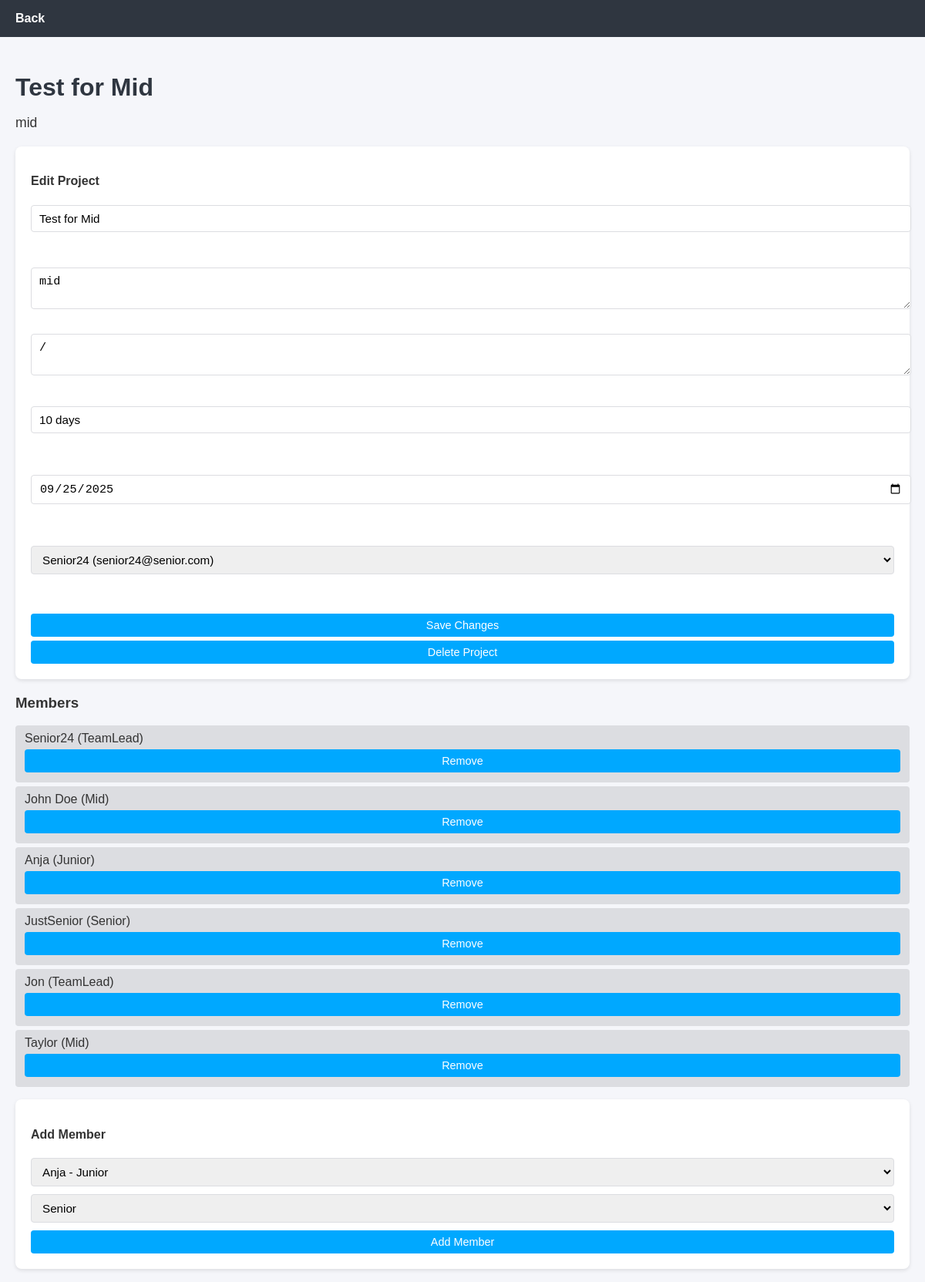
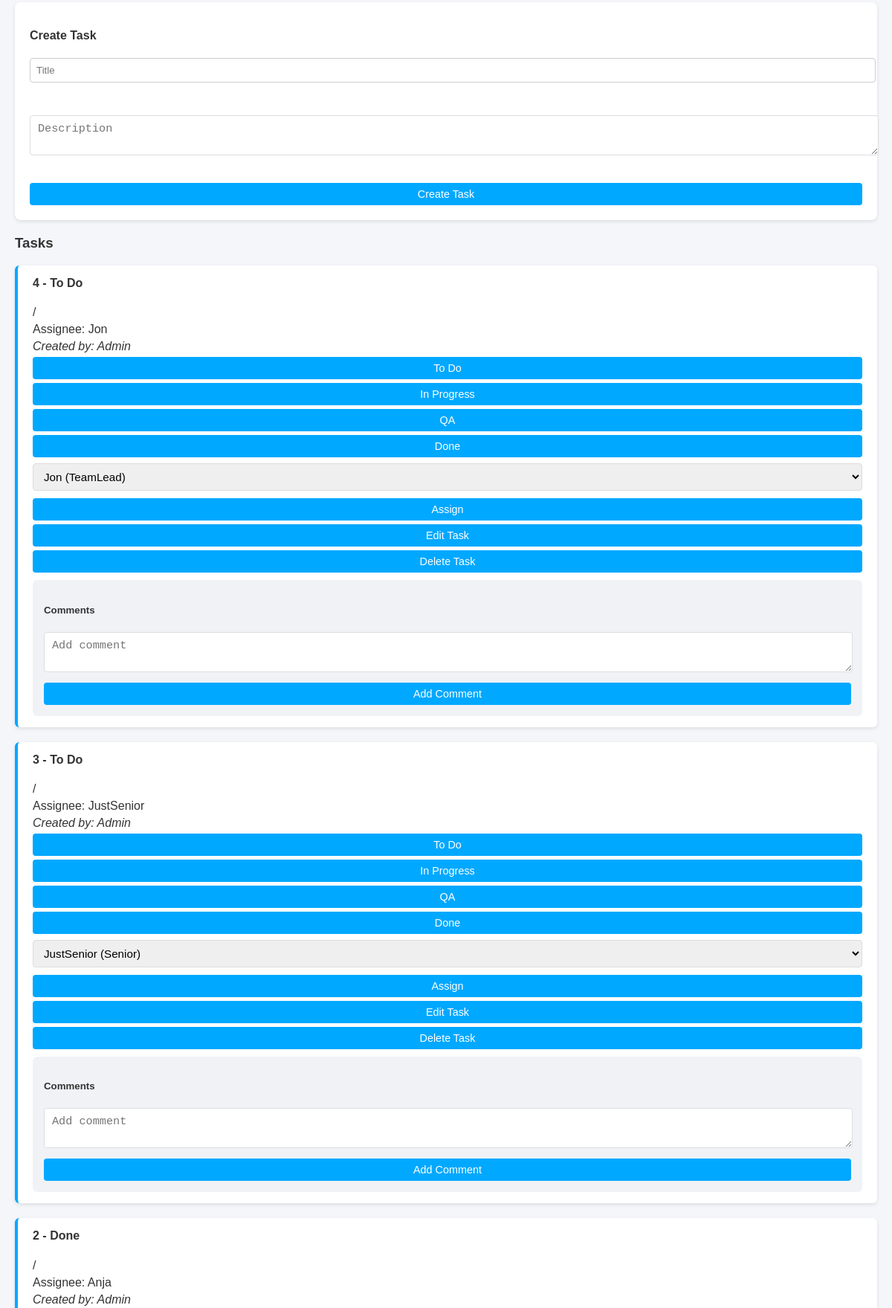
The page /project_view.php?id=9 (signed in, upper part) on the database its author committed (2 pictures, top to bottom).
### tables this page shows
CREATE TABLE `projects` (
  `id` int(11) NOT NULL,
  `title` varchar(255) NOT NULL,
  `description` text DEFAULT NULL,
  `requirements` text DEFAULT NULL,
  `estimated_time` varchar(100) DEFAULT NULL,
  `team_lead_id` int(11) DEFAULT NULL,
  `status` enum('Active','Done','Expired') DEFAULT 'Active',
  `deadline` date DEFAULT NULL,
  `created_at` timestamp NOT NULL DEFAULT current_timestamp()
);

CREATE TABLE `project_members` (
  `id` int(11) NOT NULL,
  `project_id` int(11) NOT NULL,
  `user_id` int(11) NOT NULL,
  `role_in_team` enum('Senior','Mid','Junior') DEFAULT NULL,
  `added_at` timestamp NOT NULL DEFAULT current_timestamp()
);

CREATE TABLE `users` (
  `id` int(11) NOT NULL,
  `name` varchar(100) NOT NULL,
  `email` varchar(150) NOT NULL,
  `password` varchar(255) NOT NULL,
  `level` enum('Admin','TeamLead','Senior','Mid','Junior') NOT NULL DEFAULT 'Junior',
  `approved` tinyint(1) NOT NULL DEFAULT 0,
  `created_at` timestamp NOT NULL DEFAULT current_timestamp()
);

CREATE TABLE `tasks` (
  `id` int(11) NOT NULL,
  `project_id` int(11) NOT NULL,
  `title` varchar(255) NOT NULL,
  `description` text DEFAULT NULL,
  `created_by` int(11) DEFAULT NULL,
  `status` varchar(50) DEFAULT 'To Do',
  `assigned_to` int(11) DEFAULT NULL,
  `created_at` timestamp NOT NULL DEFAULT current_timestamp(),
  `updated_at` timestamp NULL DEFAULT NULL
);

### src/controllers/projects.php (called while the page is built, shortened)
<?php
require_once __DIR__.'/../db.php';
require_once __DIR__.'/../middleware.php';
function getProjectById($id){ global $pdo;
    $stmt=$pdo->prepare("SELECT p.*, u.name as team_lead_name FROM projects p LEFT JOIN users u ON p.team_lead_id = u.id WHERE p.id = ?");
    $stmt->execute([$id]); return $stmt->fetch(); }

### src/auth.php (called while the page is built, shortened)
<?php
function currentUser(){
    return $_SESSION['user'] ?? null; }
function isAdmin(){
    $u=currentUser();
    return $u && $u['level']==='Admin'; }

### src/middleware.php (called while the page is built, shortened)
<?php
require_once __DIR__.'/auth.php';
require_once __DIR__.'/db.php';
function isProjectTeamLead($projectId,$userId){
    global $pdo;
    $stmt=$pdo->prepare("SELECT team_lead_id FROM projects WHERE id = ?");
    $stmt->execute([$projectId]);
    $lead=$stmt->fetchColumn();
    return $lead && ((int)$lead === (int)$userId || isAdmin()); }

### public/project_view.php (the view, shortened to what this page needs)
<?php
require_once __DIR__.'/../src/auth.php';
require_once __DIR__.'/../src/controllers/projects.php';
require_once __DIR__.'/../src/db.php';
$user=currentUser();
$pid = $_GET['id'] ?? null;
$project = getProjectById($pid);
$stmt=$pdo->prepare('
    SELECT t.*,
           u.name as assignee_name,
           c.name as creator_name
    FROM tasks t
    LEFT JOIN users u ON t.assigned_to = u.id
    LEFT JOIN users c ON t.created_by = c.id
    WHERE t.project_id = ?
    ORDER BY t.created_at DESC
');
$stmt->execute([$pid]);
$tasks=$stmt->fetchAll();
$stmt=$pdo->prepare('SELECT pm.*, u.name, u.level
                     FROM project_members pm
                     JOIN users u ON pm.user_id = u.id
                     WHERE pm.project_id = ?');
$stmt->execute([$pid]);
$members=$stmt->fetchAll();
if (!empty($project['team_lead_id'])) {
    $teamLeadExists = false;
    if (!$teamLeadExists) {
        $stmt = $pdo->prepare("SELECT id, name, level FROM users WHERE id=?");
        $stmt->execute([$project['team_lead_id']]);
        $teamLead = $stmt->fetch();
        if ($teamLead) {
            array_unshift($members, [
                'user_id' => $teamLead['id'],
                'name' => $teamLead['name'],
                'level' => $teamLead['level']
            ]);
        }
    }
}
$allUsers = $pdo->query('SELECT id,name,level FROM users WHERE approved=1')->fetchAll();
?>
<!doctype html>
<html>
<head>
    <link rel='stylesheet' href='css/styles.css'>
</head>
<body>
<header><a href='dashboard.php'>Back</a></header>
<main>
<h2 id="project_title"><?=htmlspecialchars($project['title'])?></h2>
<p id="project_description"><?=nl2br(htmlspecialchars($project['description'] ?? ''))?></p>
<?php if(isAdmin()): ?>
<section>
    <h4>Edit Project</h4>
    <input type="text" id="edit_title" value="<?=htmlspecialchars($project['title'])?>"><br><br>
    <textarea id="edit_description"><?=htmlspecialchars($project['description'])?></textarea><br><br>
    <textarea id="edit_requirements"><?=htmlspecialchars($project['requirements'])?></textarea><br><br>
    <input type="text" id="edit_estimated_time" value="<?=htmlspecialchars($project['estimated_time'])?>"><br><br>
    <input type="date" id="edit_deadline" value="<?=htmlspecialchars($project['deadline'])?>"><br><br>
    <select id="edit_team_lead">
      <?php
      $teamLeads = $pdo->query("SELECT * FROM users WHERE level='TeamLead' AND approved=1")->fetchAll();
      foreach($teamLeads as $tl){
          $sel = ($tl['id']==$project['team_lead_id'])?'selected':'';
          echo "<option value='{$tl['id']}' $sel>".htmlspecialchars($tl['name'])." ({$tl['email']})</option>";
      }
      ?>
    </select><br><br>
    <button onclick="editProject(<?=$pid?>)">Save Changes</button>
    <button onclick="deleteProject(<?=$pid?>)">Delete Project</button>
</section>
<?php endif; ?>
<h3>Members</h3>
<ul>
<?php foreach($members as $m): ?>
    <li>
      <?=htmlspecialchars($m['name'])?> (<?=htmlspecialchars($m['level'])?>)
      <?php
      if(isAdmin() || (isProjectTeamLead($pid,$user['id']) && $m['level'] !== 'TeamLead')): ?>
    <button onclick="removeMember(<?=$pid?>, <?=$m['user_id']?>)">Remove</button>
    <?php endif; ?>
    </li>
<?php endforeach; ?>
</ul>
<?php if(isProjectTeamLead($pid,$user['id']) || isAdmin()): ?>
<section>
<h4>Add Member</h4>
<select id='add_user'>
  <?php foreach($allUsers as $au): ?>
    <option value='<?=$au['id']?>'><?=htmlspecialchars($au['name'].' - '.$au['level'])?></option>
  <?php endforeach; ?>
</select>
<select id='add_role'>
  <option>Senior</option><option>Mid</option><option>Junior</option>
</select>
<button onclick="addMember(<?=$pid?>)">Add Member</button>
</section>
<section>
<h4>Create Task</h4>
<input id='task_title' placeholder='Title'><br><br>
<textarea id='task_desc' placeholder='Description'></textarea><br><br>
<button onclick="createTask(<?=$pid?>)">Create Task</button>
</section>
<?php endif; ?>
<h3>Tasks</h3>
<?php
$userLevel = $user['level'];
foreach($tasks as $t):
?>
<div class='task' id="task_<?=$t['id']?>">
  <h4><?=htmlspecialchars($t['title'])?> - <?=$t['status']?></h4>
  <p><?=nl2br(htmlspecialchars($t['description']))?></p>
  <p>Assignee: <?=htmlspecialchars($t['assignee_name'] ?? 'Unassigned')?></p>
  <p><i>Created by: <?=htmlspecialchars($t['creator_name'] ?? 'Unknown')?></i></p>
  <div>
    <?php
$assigneeLevel = $t['assigned_to'] ? null : null;
foreach ($members as $m) {
    if ($m['user_id'] == $t['assigned_to']) {
        $assigneeLevel = $m['level'];
        break;
    }
}
$canChangeStatus = false;
if (in_array($userLevel, ['TeamLead','Admin','Senior'])) {
    $canChangeStatus = true;
} elseif ($userLevel === 'Mid') {
    if ($assigneeLevel === 'Junior' || $t['assigned_to'] == $user['id']) {
        $canChangeStatus = true;
    }
}
?>
<?php if($canChangeStatus): ?>
    <button onclick="changeStatus(<?=$t['id']?>,'To Do')">To Do</button>
    <button onclick="changeStatus(<?=$t['id']?>,'In Progress')">In Progress</button>
    <button onclick="changeStatus(<?=$t['id']?>,'QA')">QA</button>
    <button onclick="changeStatus(<?=$t['id']?>,'Done')">Done</button>
<?php endif; ?>
    <?php if(in_array($userLevel,['TeamLead','Admin','Senior','Mid'])): ?>
      <select id='assign_<?=$t['id']?>'>
        <?php foreach($members as $m): ?>
          <?php
            $mLevel = $m['level'];
          ?>
          <option value='<?=$m['user_id']?>' <?=($t['assigned_to']==$m['user_id'])?'selected':''?>><?=htmlspecialchars($m['name'].' ('.$mLevel.')')?></option>
        <?php endforeach; ?>
      </select>
      <button onclick="assignTask(<?=$t['id']?>, document.getElementById('assign_<?=$t['id']?>').value)">Assign</button>
    <?php endif; ?>
    <?php if(isAdmin()|| isProjectTeamLead($pid, $user['id'])): ?>
      <button onclick="editTaskPrompt(<?=$t['id']?>)">Edit Task</button>
      <button onclick="deleteTask(<?=$t['id']?>)">Delete Task</button>
    <?php endif; ?>
  </div>
  <div class='comments'>
    <h5>Comments</h5>
    <textarea id='comment_text_<?=$t['id']?>' placeholder='Add comment'></textarea>
    <button onclick="addComment(<?=$t['id']?>)">Add Comment</button>
  </div>
</div>
<?php endforeach; ?>
</main>
</body>
</html>

### public/css/styles.css (style rules this page uses)
body { font-family: Arial, Helvetica, sans-serif; margin: 20px; background: #f6f8fa }
input, select, button { display: block; width: 100%; padding: 8px; margin: 8px 0; border-radius: 4px; border: 1px solid #ccc }
header { display: flex; justify-content: space-between; align-items: center }
.project, .task { background: #fff; padding: 12px; margin: 8px 0; border-radius: 6px }

### public/project_view.php (style rules this page uses)
body { font-family: Arial, sans-serif; margin: 0; padding: 0; background-color: #f5f6fa; color: #333; }
header { background-color: #2f3640; color: #fff; padding: 15px 20px; }
header a { color: #fff; text-decoration: none; font-weight: bold; }
main { padding: 20px; max-width: 1200px; margin: auto; }
#project_title { font-size: 2rem; margin-bottom: 10px; color: #2f3640; }
#project_description { font-size: 1.1rem; margin-bottom: 20px; }
section { background-color: #fff; padding: 15px 20px; margin-bottom: 20px; border-radius: 8px; box-shadow: 0 2px 5px rgba(0,0,0,0.1); }
button { background-color: #00a8ff; border: none; color: white; padding: 7px 14px; margin: 5px 0; border-radius: 4px; cursor: pointer; font-size: 0.9rem; transition: background-color 0.2s; }
input[type="text"], input[type="date"], textarea, select { width: 100%; padding: 8px 10px; margin-bottom: 10px; border-radius: 4px; border: 1px solid #dcdde1; font-size: 0.95rem; }
ul { list-style: none; padding-left: 0; }
ul li { background-color: #dcdde1; padding: 8px 12px; border-radius: 4px; margin-bottom: 5px; }
.task { background-color: #fff; border-left: 4px solid #00a8ff; padding: 15px 20px; margin-bottom: 20px; border-radius: 6px; box-shadow: 0 2px 5px rgba(0,0,0,0.1); }
.task h4 { margin-top: 0; }
.task p { margin: 5px 0; }
.comments { background-color: #f1f2f6; padding: 10px 15px; border-radius: 6px; margin-top: 10px; }
textarea[id^="comment_text_"] { width: calc(100% - 20px); padding: 8px 10px; margin-bottom: 5px; border-radius: 4px; border: 1px solid #dcdde1; }

### rows shown on the page
projects: title "Test for Mid", description "mid", requirements "/", estimated_time "10 days", deadline "09/25/2025"
project_members: user.name "John Doe", user.level "Mid"
project_members: user.name "Anja", user.level "Junior"
project_members: user.name "JustSenior", user.level "Senior"
project_members: user.name "Jon", user.level "TeamLead"
project_members: user.name "Taylor", user.level "Mid"
tasks: title "4", status "To Do", description "/", assigned_to.name "Jon", created_by.name "Admin", assigned_to+id "Jon (TeamLead)", id "Add comment"
tasks: title "3", status "To Do", description "/", assigned_to.name "JustSenior", created_by.name "Admin", assigned_to+id "JustSenior (Senior)", id "Add comment"
tasks: title "2", status "Done", description "/", assigned_to.name "Anja", created_by.name "Admin"

### other values the page prints
$m['name'] "Senior24"
$m['level'] "TeamLead"
form field value "Senior24 (senior24@senior.com)"
form field value "Anja - Junior"
